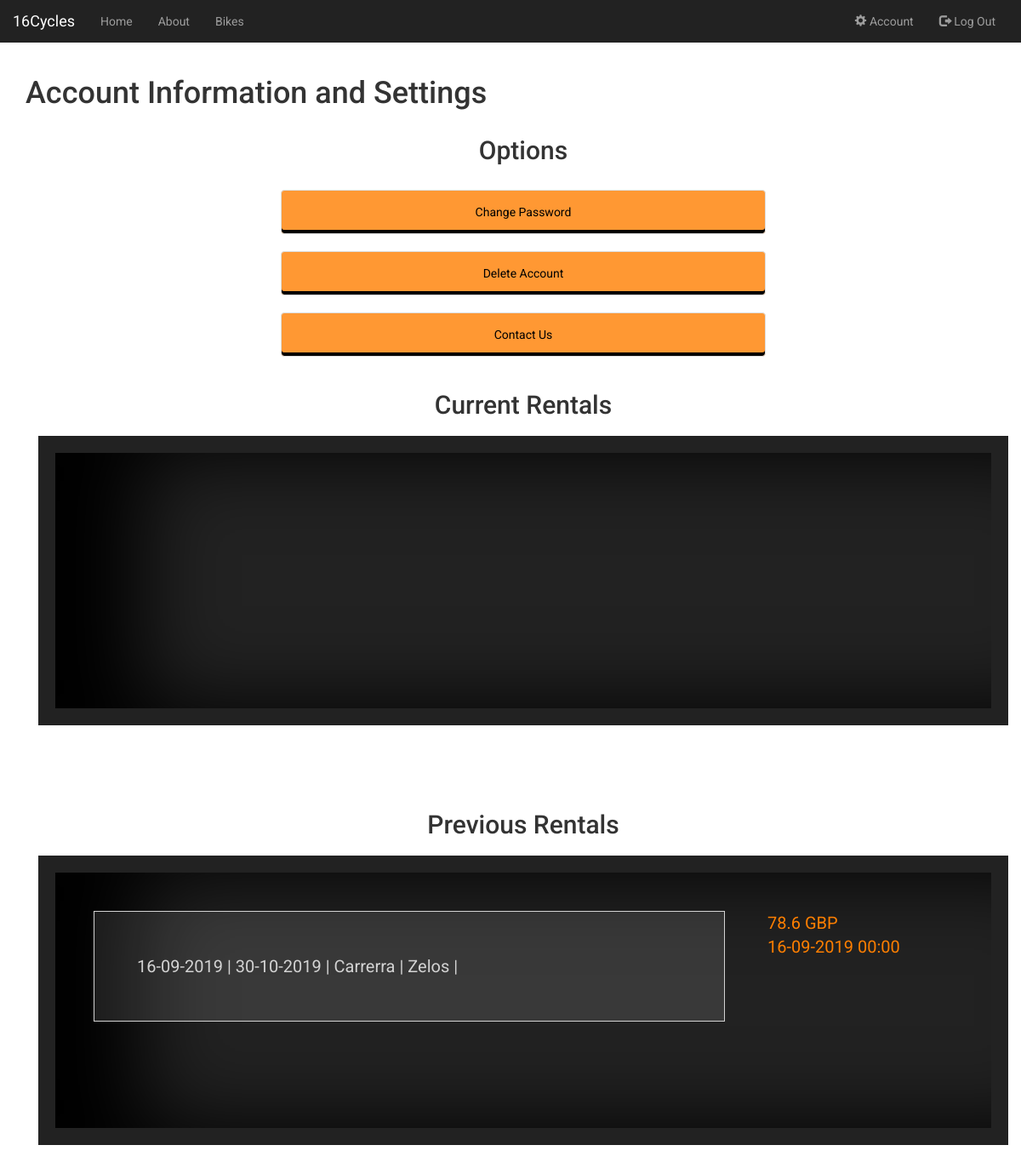
/account (signed in), run on the app's committed database.
### app/models.py (models this page shows)
class Rented_Bikes(db.Model):
    __tablename__ = 'rented_bikes'
    id = db.Column(db.Integer, primary_key=True)
    start_date = db.Column(db.DateTime, nullable=False, default=datetime.utcnow)
    end_date = db.Column(db.DateTime, nullable=False)
    price = db.Column(db.Float, default=0.0)
    bike_id = db.Column(db.Integer, db.ForeignKey('bikes.id'), nullable=False)
    order_id = db.Column(db.Integer, db.ForeignKey('orders.id'), nullable=False)

class Bike_Types(db.Model):
    __tablename__ = 'bike_types'
    id = db.Column(db.Integer, primary_key=True)
    gears = db.Column(db.Integer, default=0)
    weight = db.Column(db.Float, default=0.0)
    brand = db.Column(db.String(50),nullable=False)
    model = db.Column(db.String(50),nullable=False)
    image = db.Column(db.String(20), nullable=False, default='default.jpg')
    colour = db.Column(db.String(50),nullable=False)
    user_type = db.Column(db.String(100),nullable=False)
    use_type = db.Column(db.String(100),nullable=False)
    times_rented = db.Column(db.Integer, default=0)
    bikes = db.relationship('Bikes', backref='bike_type', lazy=True)
    rental_rates = db.relationship('Rental_Rates', backref='bike_type', lazy=True)

### app/views.py (the view)
@app.route('/account')
@login_required
def account():
    form = ExtendDate()
    user_orders = Orders.query.filter_by(user_id=current_user.id).all()
    today = datetime.datetime.today()
    current_dates = []
    past_dates = []
    current_rentals = []
    past_rentals = []
    current_types = []
    past_types = []
    for order in user_orders:
        rented_bike = order.rented_bikes[0]
        bike_item = Bikes.query.filter_by(id=rented_bike.bike_id).first()
        bike_type = Bike_Types.query.filter_by(id=bike_item.bike_type_id).first()
        date = order.date.strftime("%d-%m-%Y %H:%M")
        if rented_bike.end_date >= today:
            current_dates.append(date)
            current_rentals.append(rented_bike)
            current_types.append(bike_type)
        else:
            past_dates.append(date)
            past_rentals.append(rented_bike)
            past_types.append(bike_type)
    return render_template("account.html", len_curr_rentals=len(current_rentals), len_past_rentals=len(past_rentals),
     form=form, past_rentals=past_rentals,
     current_rentals=current_rentals, current_types=current_types, past_types=past_types,
     current_dates=current_dates, past_dates=past_dates) # redirect to the account page

### app/models.py (called while the page is built)
@login_manager.user_loader
def load_user(user_id):
	return Users.query.get(int(user_id))

### app/templates/account.html (shortened to what this page needs)
{% extends "base.html" %}
{% block content %}
<head>
  <link rel="stylesheet" href="{{ url_for('static', filename='css/account.css') }}">
</head>
<div class="container">
  <div class="row">
    <h1>Account Information and Settings</h1>
  </div>
    <h2> Options </h2>
    <div class="option-box">
    <a href="{{ url_for('resetPassword') }}" class="list-group">
          <li class="list-group-item">
                Change Password
          </li>
    </a>
    <a href="#" class="list-group">
          <li class="list-group-item">
                Delete Account
          </li>
    </a>
    <a href="/meetOurStaff" class="list-group">
          <li class="list-group-item">
                Contact Us
          </li>
    </a>
    </div>
    <h2> Current Rentals </h2>
    <div class="details-box">
        <div class="details">
        </div>
    </div>
    <h2> Previous Rentals </h2>
    <div class="details-box">
        <div class="details">
            {% for n in range(len_past_rentals) %}
            <div class="record">
                {{past_rentals[n].start_date.strftime('%d-%m-%Y') + " |"}}
                {{past_rentals[n].end_date.strftime('%d-%m-%Y') + " |"}}
                {{past_types[n].brand + " |"}}
                {{past_types[n].model + " |"}}
            </div>
            <div class="dateselection-box">
                {{ past_rentals[n].price}} GBP </br>
                {{ past_dates[n] }}
            </div>
            {% endfor %}
        </div>
    </div>
</div>
{% endblock %}

### app/static/css/base.css (style rules this page uses)
body { font-family: "Roboto", sans-serif; }

### app/static/css/account.css (style rules this page uses)
body { font-family: "Roboto", sans-serif; justify-content: center; }
h2 { text-align: center; }
.list-group { padding: 2px; }
.list-group-item { text-align: center; color: black; background-color: rgba(255, 127, 0, 0.8); padding: 15px 32px; border-radius: 0; box-shadow: 0px -4px 0px rgba(0,0,0,1) inset; margin-left: 25%; margin-right: 25%; transition: 0.5s; }
.details-box { clear: left; background-color: rgb(34, 34, 34); float:unset; padding: 20px; margin-top: 20px; margin-bottom: 100px; }
.details { height: 300px; box-shadow: 100px 0 100px rgba(0,0,0,1) inset; padding: 20px; overflow: auto; }
.record { color: lightgrey; font-size: 20px; float: left; width: 70%; background-color: rgba(255,255,255,0.1); padding: 50px; border-style: solid; border-width: 1px; margin: 25px; }
.dateselection-box { color: #ff7f00; float: left; margin: 25px; font-size: 15pt; }

### data on the page
Rented_Bikes: start_date "16-09-2019 |", end_date "30-10-2019 |", price "78.6"
Bike_Types: brand "Carrerra |", model "Zelos |"

### other printed values
{{ past_dates[n] }} "16-09-2019 00:00"
